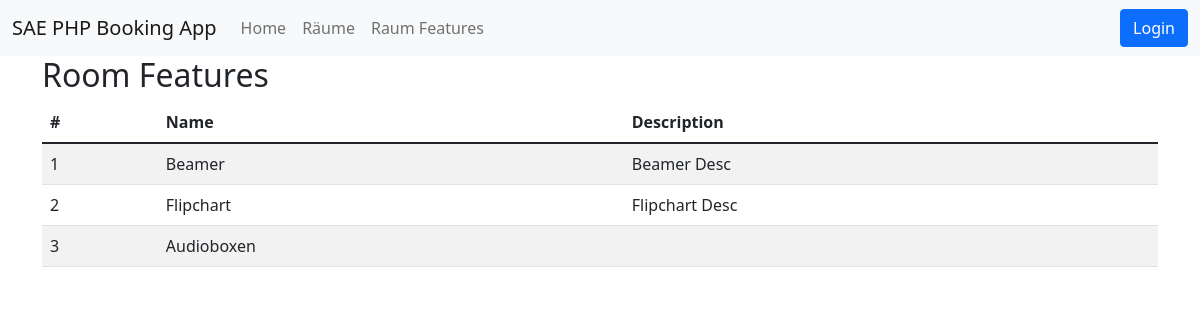
The app's page /public/room-features with its own data.
### tables this page shows
CREATE TABLE `room_features` (
  `id` int(11) NOT NULL,
  `name` varchar(255) NOT NULL,
  `description` text DEFAULT NULL,
  `created_at` timestamp NOT NULL DEFAULT current_timestamp(),
  `updated_at` timestamp NOT NULL DEFAULT current_timestamp() ON UPDATE current_timestamp(),
  `deleted_at` timestamp NULL DEFAULT NULL
);

### app/Controllers/RoomFeatureController.php (called while the page is built, shortened)
<?php
class RoomFeatureController
{
    public function index()
    {
        $roomFeatures = RoomFeature::all();
        View::render('room_features/index', [
            'roomFeatures' => $roomFeatures
        ]);
    }
}

### core/Bootloader.php (called while the page is built, shortened)
<?php
class Bootloader
{
    public function __construct()
    {
        try {
            $router = new Router();
            $router->route();
        } catch (\Exception $exception) {
            ExceptionHandler::handle($exception);
        }
    }
}

### public/index.php (called while the page is built, shortened)
<?php
spl_autoload_register(function ($namespaceAndClassname) {
    $namespaceAndClassname = str_replace('Core', 'core', $namespaceAndClassname);
    $namespaceAndClassname = str_replace('App', 'app', $namespaceAndClassname);
    $filepath = str_replace('\\', '/', $namespaceAndClassname);
});
$app = new \Core\Bootloader();

### core/Config.php (called while the page is built, shortened)
<?php
class Config
{
    public static function get (string $filenameAndKey, mixed $default = null): mixed
    {
        [$filename, $key] = explode('.', $filenameAndKey);
        $path = __DIR__ . "/../config/$filename.php";
        if (file_exists($path)) {
            $config = require $path;
            if (array_key_exists($key, $config)) {
                return $config[$key];
            }
        }
        return $default;
    }
}

### config/database.php (called while the page is built)
<?php
return [
    'host' => 'mariadb',
    'user' => 'root',
    'password' => 'password',
    'dbname' => 'mvc'
];

### core/Database.php (called while the page is built, shortened)
<?php
class Database
{
    private object $link;
    private mixed $lastResult;
    public function __construct()
    {
        $this->link = new mysqli(
            Config::get('database.host'),
            Config::get('database.user'),
            Config::get('database.password'),
            Config::get('database.dbname'),
            Config::get('database.port', 3306),
            Config::get('database.socket')
        );
        $this->link->set_charset('utf8');
    }
    public function query(string $query, array $params = []): bool|array
    {
        if (empty($params)) {
            $this->lastResult = $this->executeQuery($query);
        } else {
            $this->lastResult = $this->prepareStatementAndExecuteQuery($query, $params);
        }
        $this->data = $this->lastResult->fetch_all(MYSQLI_ASSOC);
        return $this->data;
    }
    private function executeQuery(string $query): mysqli_result|bool
    {
        return $this->link->query($query);
    }
}

### core/Models/AbstractModel.php (called while the page is built, shortened)
<?php
abstract class AbstractModel
{
    public static function handleResult(array $results): array
    {
        $objects = [];
        foreach ($results as $result) {
            $objects[] = new $calledClass(...$result);
        }
        return $objects;
    }
    public static function getTablenameFromClassname(): string
    {
        $calledClass = get_called_class();
        if (defined("$calledClass::TABLENAME")) {
            return $calledClass::TABLENAME;
        }
        $particles = explode('\\', $calledClass);
        $classname = array_pop($particles);
        $tablename = strtolower($classname) . 's';
        return $tablename;
    }
}

### core/Traits/SoftDelete.php (called while the page is built, shortened)
<?php
trait SoftDelete
{
    public static function all(?string $orderBy = null, ?string $direction = null): array
    {
        $database = new Database();
        $tablename = self::getTablenameFromClassname();
        if ($orderBy === null) {
            $result = $database->query("SELECT * FROM $tablename WHERE deleted_at IS NULL");
        } else {
            $result = $database->query(
                "SELECT * FROM $tablename WHERE deleted_at IS NULL ORDER BY $orderBy $direction"
            );
        }
        return self::handleResult($result);
    }
}

### resources/views/templates/room_features/index.php (the view, shortened to what this page needs)
<h2>
    Room Features
</h2>
<table class="table table-striped">
    <thead>
    <th>#</th>
    <th>Name</th>
    <th>Description</th>
    </thead>
    <?php
    foreach ($roomFeatures as $roomFeature): ?>
        <tr>
            <td><?php
                echo $roomFeature->id; ?></td>
            <td><?php
                echo $roomFeature->name; ?></td>
            <td><?php
                echo $roomFeature->description; ?></td>
        </tr>
    <?php
    endforeach; ?>
</table>

### records on screen
room_features: id "1", name "Beamer", description "Beamer Desc"
room_features: id "2", name "Flipchart", description "Flipchart Desc"
room_features: id "3", name "Audioboxen"
